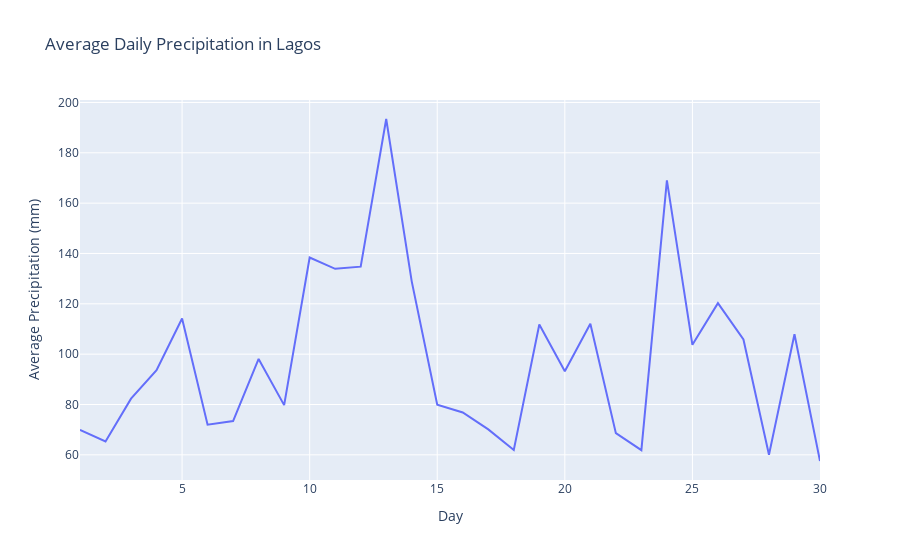

Here is the notebook cell this chart was saved with:
### Code cell
fig = px.line(avg_dape, x='day', y='precip',
              title='Average Daily Precipitation in Lagos',
              labels={'day':'Day of the Year', 'precip':'Average Precipitation (mm)'})

fig.update_layout(xaxis_title='Day', yaxis_title='Average Precipitation (mm)')
fig.show()

### Figure 1 — Plotly figure (JSON) as saved in the notebook; plotly's stock layout.template omitted (floating-point values rounded to 4 significant figures)
{"data": [{"hovertemplate": "Day of the Year=%{x}<br>Average Precipitation (mm)=%{y}<extra></extra>", "legendgroup": "", "line": {"color": "#636efa", "dash": "solid"}, "marker": {"symbol": "circle"}, "mode": "lines", "name": "", "orientation": "v", "showlegend": false, "type": "scatter", "x": [1, 2, 3, 4, 5, 6, 7, 8, 9, 10, 11, 12, 13, 14, 15, 16, 17, 18, 19, 20, 21, 22, 23, 24, 25, 26, 27, 28, 29, 30], "xaxis": "x", "y": [69.95, 65.3, 82.33, 93.66, 114.2, 72, 73.43, 98.08, 79.75, 138.4, 133.9, 134.8, 193.4, 128.9, 79.96, 76.83, 70.1, 61.91, 111.8, 93.2, 112.1, 68.6, 61.86, 169.1, 103.7, 120.3, 105.8, 60, 107.9, 57.55], "yaxis": "y"}], "layout": {"legend": {"tracegroupgap": 0}, "title": {"text": "Average Daily Precipitation in Lagos"}, "xaxis": {"anchor": "y", "domain": [0, 1], "title": {"text": "Day"}}, "yaxis": {"anchor": "x", "domain": [0, 1], "title": {"text": "Average Precipitation (mm)"}}}}
